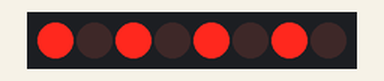
This sketch was run on a simulated Arduino Uno, built with avr-gcc and run on an emulated ATmega328P. Shown: 8 port-expander outputs drawn as a row of LEDs (first output left, lit = HIGH). Wiring (inferred from the names in the program): PCF8574 port expander at I2C address 0x20. Wiring (inferred from the signals the program sends): row of LEDs: on Q0, Q1, Q2, Q3, Q4, Q5, Q6, Q7.

Above: at 0.5 s.
At 3.5 s:
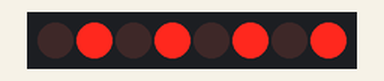
Timing chart, 0 to 4.6 s (numbered marks = the images above):
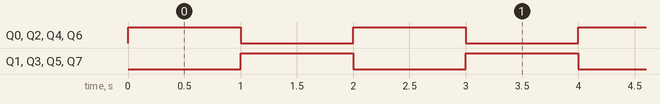

The sketch:

expander.ino
```cpp
#include <Wire.h> // I2C Arduino Library

#define PCF8574_ADDR (0x20) // I2C Slave Address


void setup()

{

  Wire.begin();

}


void loop()

{


  Wire.beginTransmission(PCF8574_ADDR);

    Wire.write(0xAA); // see


    Wire.endTransmission();

    delay(1000);


  Wire.beginTransmission(PCF8574_ADDR);

    Wire.write(0x55); // see


    Wire.endTransmission();

    delay(1000);

}
```

Measured:
- by itself, Q0–7: alternates HIGH for 1.0 s and LOW for 1.0 s
